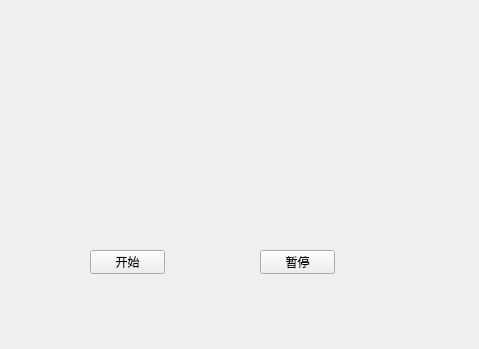
<?xml version="1.0" encoding="UTF-8"?>
<ui version="4.0">
 <class>Widget</class>
 <widget class="QWidget" name="Widget">
  <property name="geometry">
   <rect>
    <x>0</x>
    <y>0</y>
    <width>479</width>
    <height>349</height>
   </rect>
  </property>
  <property name="windowTitle">
   <string>Widget</string>
  </property>
  <widget class="QPushButton" name="startButton">
   <property name="geometry">
    <rect>
     <x>90</x>
     <y>250</y>
     <width>75</width>
     <height>24</height>
    </rect>
   </property>
   <property name="text">
    <string>开始</string>
   </property>
  </widget>
  <widget class="QPushButton" name="pushButton_2">
   <property name="geometry">
    <rect>
     <x>260</x>
     <y>250</y>
     <width>75</width>
     <height>24</height>
    </rect>
   </property>
   <property name="text">
    <string>暂停</string>
   </property>
  </widget>
  <widget class="QLabel" name="label">
   <property name="geometry">
    <rect>
     <x>90</x>
     <y>100</y>
     <width>241</width>
     <height>141</height>
    </rect>
   </property>
   <property name="text">
    <string/>
   </property>
  </widget>
 </widget>
 <resources/>
 <connections/>
</ui>
